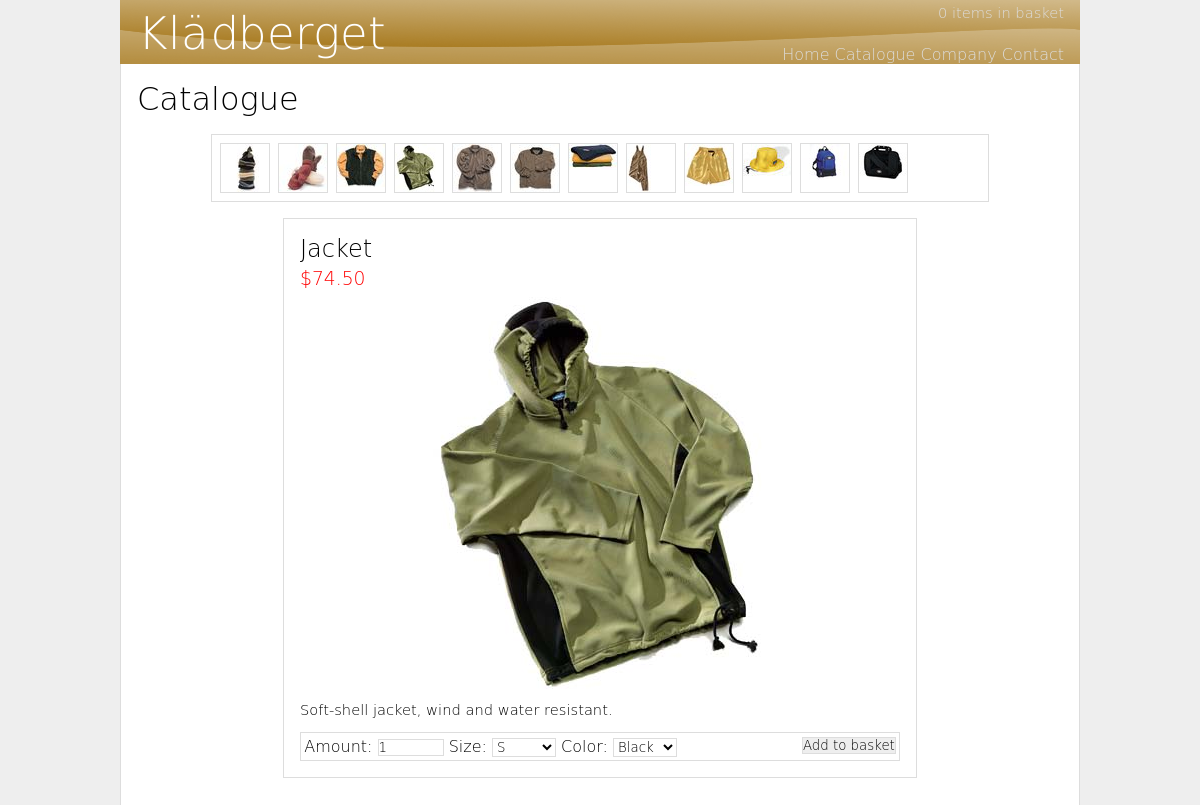
/catalogue.php?id=4, run on the app's committed database.
### tables this page shows
CREATE TABLE IF NOT EXISTS `items` (
  `id` int(10) unsigned NOT NULL auto_increment,
  `name` varchar(20) NOT NULL,
  `description` text NOT NULL,
  `size` varchar(64) NOT NULL default 'S,M,L,XL',
  `color` varchar(128) NOT NULL default 'Black,White,Red,Blue,Yellow,Green',
  `price` float NOT NULL,
  PRIMARY KEY  (`id`)
);

### catalogue.php (the view, shortened to what this page needs)
<?php
require("settings.php");
if(!isset($_GET["id"])) {
	$id=1;
} elseif(($_GET["id"]>12)||($_GET["id"]<1)) {
	$id=1;
} else {
	$id=$_GET["id"];
}
$mysql_link=mysql_connect($db_host,$db_username,$db_password);
function get_items() {
	global $mysql_link;
	$mysql_query=sprintf("SELECT * FROM `items`");
	$mysql_result=mysql_query($mysql_query,$mysql_link);
	while($r=mysql_fetch_assoc($mysql_result)) {
		echo '					<a href="?id='.$r["id"].'" title="'.$r["name"].'" class="product"><img src="images/thumbnails/'.$r["id"].'.jpg" alt="'.$r["id"].'" /></a>'."\n";
	}
}
?>
<!DOCTYPE html PUBLIC "-//W3C//DTD XHTML 1.0 Transitional//EN" "http://www.w3.org/TR/xhtml1/DTD/xhtml1-transitional.dtd">
<html xmlns="http://www.w3.org/1999/xhtml" lang="en">
	<head>
		<link rel="stylesheet" type="text/css" href="style.css" />
	</head>
	<body>
		<div id="header">
			<a id="home" href="."></a>
			<div id="quickbasket"><p><a href="basket.php"><?echo count($_SESSION["basket"])?> item<?echo count($_SESSION["basket"])!=1?"s":"";?> in basket</a></p></div>
			<ul id="menu">
				<li><a href=".">Home</a></li>
				<li><a href="catalogue.php">Catalogue</a></li>
				<li><a href="company.php">Company</a></li>
				<li><a href="mailto:email@kladberget.com">Contact</a></li>
			</ul>
		</div>
		<div id="wrapper">
			<div class="text">
				<h1>Catalogue</h1>
				<div id="selector">
<?get_items();?>
				</div>
				<div id="presentation">
					<?php
					$mysql_query=sprintf("SELECT * FROM `items` WHERE `id`=%s",$id);
					$mysql_result=mysql_query($mysql_query,$mysql_link);
					$r=mysql_fetch_assoc($mysql_result);
					$size="<option>".str_replace(",","</option><option>",$r["size"])."</option>";
					$color="<option>".str_replace(",","</option><option>",$r["color"])."</option>";
					?>
					<h2><?echo $r["name"];?></h2>
					<h3>$<?echo number_format($r["price"],$decimals=2);?></h3>
					<img src="images/products/<?echo $id;?>.jpg" alt="<?echo $id;?>" />
					<p><?echo $r["description"];?></p>
					<form id="add" action="basket.php" method="get">
						<ul>
							<li><label for="amount">Amount:</label></li>
							<li><input id="amount" type="text" name="amount" value="1" /></li>
							<li><label for="size">Size:</label></li>
							<li><select name="size" id="size"><?echo $size;?></select></li>
							<li><label for="color">Color:</label></li>
							<li><select name="color" id="color"><?echo $color;?></select></li>
							<li><input type="hidden" name="id" value="<?echo $id;?>" /><input type="hidden" name="action" value="add" /><input type="submit" value="Add to basket" /></li>
						</ul>
					</form>
				</div>
			</div>
		</div>
	</body>
</html>

### style.css (style rules this page uses)
* { margin: 0px; padding: 0px; font-family: 'DejaVu Sans', 'BrandonGrotesqueLightRegular', arial, sans; font-weight: lighter; }
body { background-color: #EEEEEE; }
a { text-decoration: none; }
p { font-size: 11pt; }
h1, h2, h3, h4, h5, h6 { font-family: 'DejaVu Sans', 'BrandonGrotesqueLightRegular', verdana, arial, sans; }
#header { position: relative; width: 960px; height: 64px; margin: 0px auto; background-image: url('images/logo-orange.png'); }
#menu { float: right; display: block; position: absolute; bottom: 0px; right: 1em; }
#menu li { display: inline; font-size: 12pt; }
#menu li a { color: #DDDDDD; border: 0; text-decoration: none; }
#wrapper { width: 958px; margin: 0px auto 1em; background-color: white; border-bottom: 1px solid #DDDDDD; border-left: 1px solid #DDDDDD; border-right: 1px solid #DDDDDD; }
#selector { border: 1px solid #DDDDDD; margin: 1em auto; width: 768px; padding-top: 0.5em; padding-left: 0.5em; }
#presentation { width: 600px; padding: 1em; margin: 1em auto 2em; border: 1px solid #DDDDDD; }
#presentation img { display: block; margin: 0px auto; }
#presentation p { margin-bottom: 1em; }
#presentation h3, .total { color: red; }
#add { border: 1px solid #DDDDDD; padding: 0.2em; }
#add ul li { display: inline; }
#add input[type="text"] { width: 64px; border: 1px solid #DDDDDD; background-color: white; }
#add select { width: 64px; border: 1px solid #DDDDDD; background-color: white; }
#add input[type="submit"] { border: 1px solid #DDDDDD; background-color: #EEEEEE; cursor: pointer; float: right; }
#home { float: left; display: block; width: 300px; height: 64px; }
#quickbasket { position: absolute; right: 1em; top: 4px; }
#quickbasket { font-size: 12pt; }
#quickbasket p a { color: #DDDDDD; border: 0; text-decoration: none; }
.product { float: left; border: 1px solid #DDDDDD; margin-right: 0.5em; margin-bottom: 0.5em; width: 48px; height: 48px; }
.product img { border: none; }
.text { padding: 1em; }
.text p { margin-bottom: 1em; }
.text h2 { margin-bottom: 0.2em; }

### data on the page
items: shows a picture
items: shows a picture
items: shows a picture
items: shows a picture, name "Jacket", price "74.50", description "Soft-shell jacket, wind and water resistant.", size "S", color "Black"
items: shows a picture
items: shows a picture
items: shows a picture
items: shows a picture
items: shows a picture
items: shows a picture
items: shows a picture
items: shows a picture

### other printed values
count($_SESSION["basket"]) "0"
